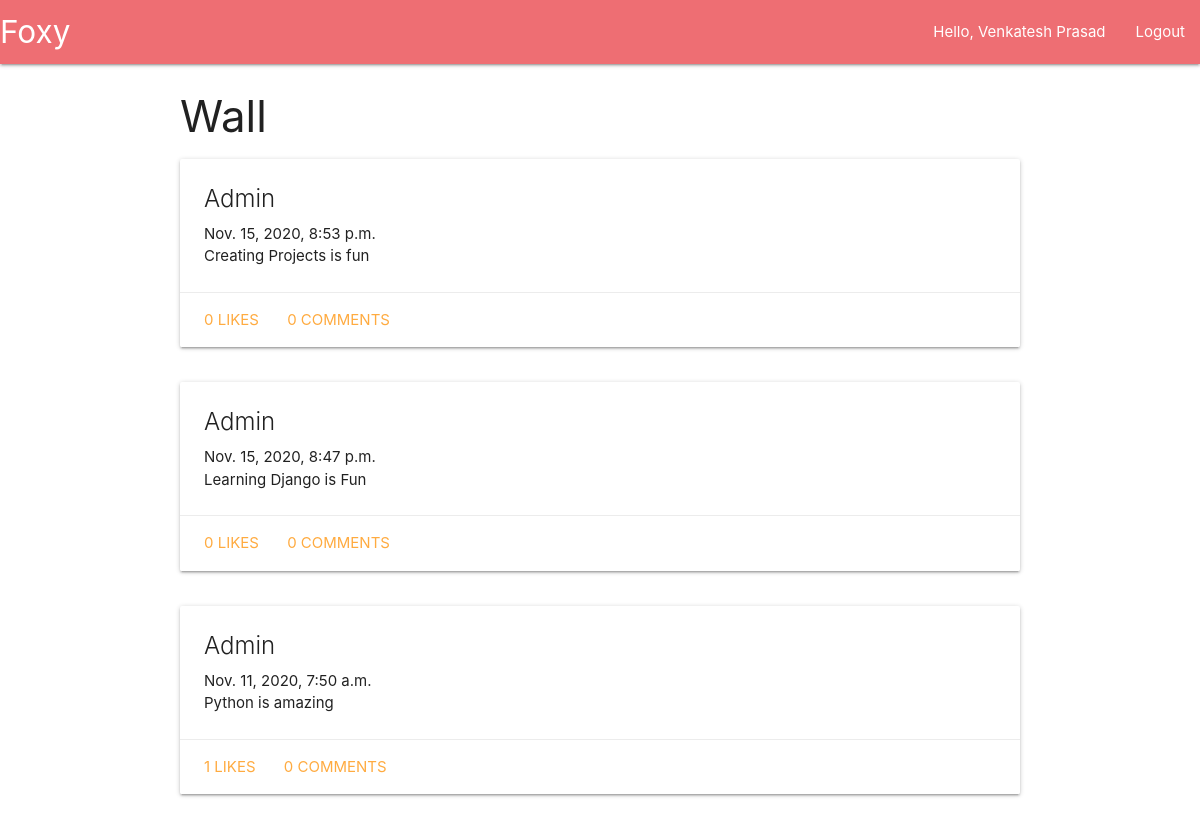
Screenshot of / (signed in) with the database file from the repository.
### social/models.py (models this page shows, shortened)
class Post(models.Model):
  user = models.ForeignKey(User, on_delete=models.CASCADE)
  created_at = models.DateTimeField(auto_now=True)
  content = models.TextField()
  image = models.ImageField(blank = True)

### social/views.py (the view)
# urls.py: path('', views.Wall.as_view())
class Wall(LoginRequiredMixin, ListView):
  context_object_name = 'posts'
  template_name = 'social/wall.html'
  login_url = 'auth/login'
  def get_queryset(self):
    friendIds = [ friend.person2.id for friend in  models.Friends.objects.filter(person1 = self.request.user) ]
    friendIds = friendIds + [ friend.person1.id for friend in  models.Friends.objects.filter(person2 = self.request.user) ]
    return models.Post.objects.filter(user__in = friendIds).order_by('-created_at')

### templates/social/wall.html
{% extends 'base.html' %}
{% block content %}
    <div class="container">
        <h3>Wall</h3>
        {%for post in posts%}
            <div class="row">
                <div class="column">
                    {% include 'social/components/post.html' %}
                </div>
            </div>
        {%endfor%}
    </div>
{% endblock %}

### templates/base.html (shortened to what this page needs)
<!DOCTYPE html>
<html lang="en">
    <head>
        <link rel="stylesheet" href="https://cdnjs.cloudflare.com/ajax/libs/materialize/1.0.0/css/materialize.min.css">
    </head>
    <body>
        <nav  style="margin-bottom: 1.5rem">
            <div class="nav-wrapper">
              <a href="#" class="brand-logo">Foxy</a>
              <ul id="nav-mobile" class="right hide-on-med-and-down">
                {% if user.is_authenticated %}
                    <li><a href="/home">Hello, {{user.first_name}} {{ user.last_name }}</a></li>
                    <li><a href="/auth/logout">Logout</a></li>
                {%else%}
                    <li><a href="/auth/login">Login</a></li>
                {%endif%}
              </ul>
            </div>
          </nav>
        {% block content %}{% endblock %}
    </body>
</html>

### templates/social/components/post.html (shortened to what this page needs)
<div class="card">
    <div class="card-content">
        <span class="card-title">{{post.user.first_name}} {{post.user.last_name}}</span>
        <span>{{post.created_at}}</span>
      <p>
          {{post.content}}
      </p>
    </div>
    <div class="card-action">
        <a href="#" onclick="likePost({{ post.id }})">{{ post.like_set.count }} Likes</a>
        <a class = "modal-trigger" href="#postModal{{post.id}}">{{post.comment_set.count}} Comments</a>
      </div>
  </div>

### rows the page displays
Post: user.first_name "Admin", created_at "Nov. 15, 2020, 8:53 p.m.", content "Creating Projects is fun", like_set.count "0", comment_set.count "0"
Post: user.first_name "Admin", created_at "Nov. 15, 2020, 8:47 p.m.", content "Learning Django is Fun", like_set.count "0", comment_set.count "0"
Post: user.first_name "Admin", created_at "Nov. 11, 2020, 7:50 a.m.", content "Python is amazing", like_set.count "1", comment_set.count "0"

### other values shown
{{ user.first_name }} "Venkatesh"
{{ user.last_name }} "Prasad"
